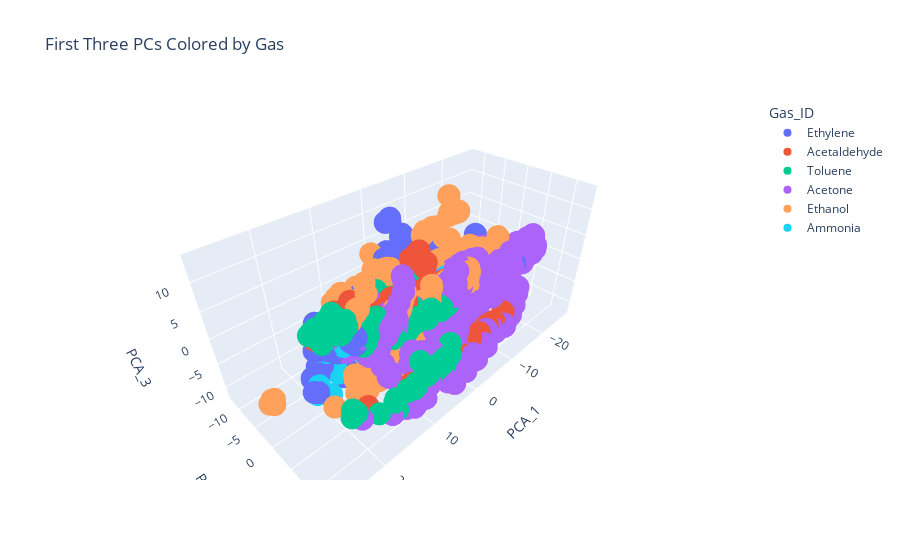

Write notebook code for a chart like this one.
### Code cell
fig = px.scatter_3d(pca_df, x='PCA_1', y='PCA_2', z='PCA_3',
              color='Gas_ID', title='First Three PCs Colored by Gas')
fig.show()

### Figure 1 — Plotly figure (JSON) as saved in the notebook; plotly's stock layout.template omitted (floating-point values rounded to 4 significant figures; data arrays with more than 128 entries replaced by an {"elided": "..."} marker saying what was removed)
{"data": [{"hovertemplate": "Gas_ID=Ethylene<br>PCA_1=%{x}<br>PCA_2=%{y}<br>PCA_3=%{z}<extra></extra>", "legendgroup": "Ethylene", "marker": {"color": "#636efa", "symbol": "circle"}, "mode": "markers", "name": "Ethylene", "scene": "scene", "showlegend": true, "type": "scatter3d", "x": {"elided": "1752 float values"}, "y": {"elided": "1752 float values"}, "z": {"elided": "1752 float values"}}, {"hovertemplate": "Gas_ID=Acetaldehyde<br>PCA_1=%{x}<br>PCA_2=%{y}<br>PCA_3=%{z}<extra></extra>", "legendgroup": "Acetaldehyde", "marker": {"color": "#EF553B", "symbol": "circle"}, "mode": "markers", "name": "Acetaldehyde", "scene": "scene", "showlegend": true, "type": "scatter3d", "x": {"elided": "1171 float values"}, "y": {"elided": "1171 float values"}, "z": {"elided": "1171 float values"}}, {"hovertemplate": "Gas_ID=Toluene<br>PCA_1=%{x}<br>PCA_2=%{y}<br>PCA_3=%{z}<extra></extra>", "legendgroup": "Toluene", "marker": {"color": "#00cc96", "symbol": "circle"}, "mode": "markers", "name": "Toluene", "scene": "scene", "showlegend": true, "type": "scatter3d", "x": {"elided": "1069 float values"}, "y": {"elided": "1069 float values"}, "z": {"elided": "1069 float values"}}, {"hovertemplate": "Gas_ID=Acetone<br>PCA_1=%{x}<br>PCA_2=%{y}<br>PCA_3=%{z}<extra></extra>", "legendgroup": "Acetone", "marker": {"color": "#ab63fa", "symbol": "circle"}, "mode": "markers", "name": "Acetone", "scene": "scene", "showlegend": true, "type": "scatter3d", "x": {"elided": "1805 float values"}, "y": {"elided": "1805 float values"}, "z": {"elided": "1805 float values"}}, {"hovertemplate": "Gas_ID=Ethanol<br>PCA_1=%{x}<br>PCA_2=%{y}<br>PCA_3=%{z}<extra></extra>", "legendgroup": "Ethanol", "marker": {"color": "#FFA15A", "symbol": "circle"}, "mode": "markers", "name": "Ethanol", "scene": "scene", "showlegend": true, "type": "scatter3d", "x": {"elided": "1544 float values"}, "y": {"elided": "1544 float values"}, "z": {"elided": "1544 float values"}}, {"hovertemplate": "Gas_ID=Ammonia<br>PCA_1=%{x}<br>PCA_2=%{y}<br>PCA_3=%{z}<extra></extra>", "legendgroup": "Ammonia", "marker": {"color": "#19d3f3", "symbol": "circle"}, "mode": "markers", "name": "Ammonia", "scene": "scene", "showlegend": true, "type": "scatter3d", "x": {"elided": "1005 float values"}, "y": {"elided": "1005 float values"}, "z": {"elided": "1005 float values"}}], "layout": {"legend": {"title": {"text": "Gas_ID"}, "tracegroupgap": 0}, "scene": {"domain": {"x": [0, 1], "y": [0, 1]}, "xaxis": {"title": {"text": "PCA_1"}}, "yaxis": {"title": {"text": "PCA_2"}}, "zaxis": {"title": {"text": "PCA_3"}}}, "title": {"text": "First Three PCs Colored by Gas"}}}
